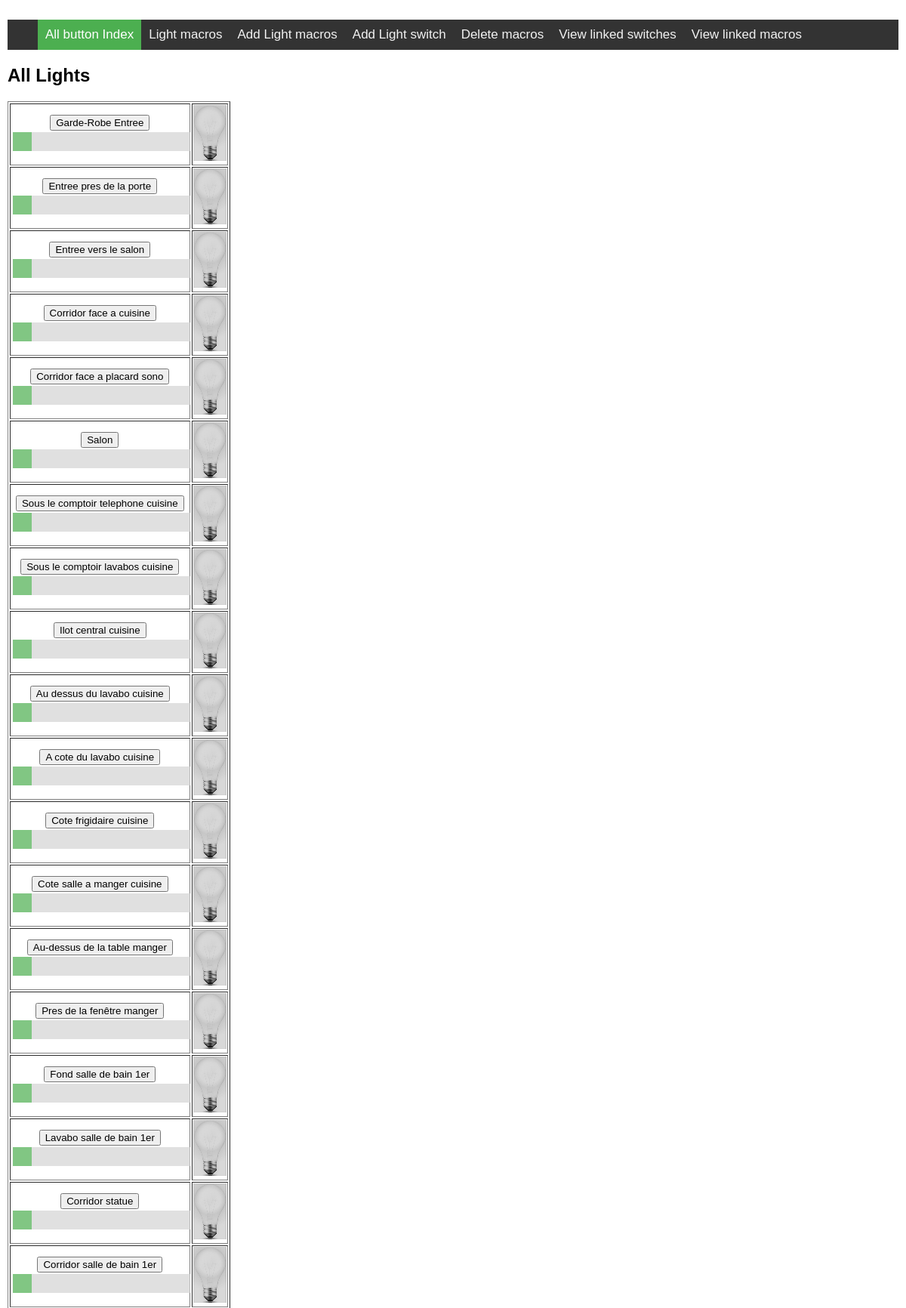
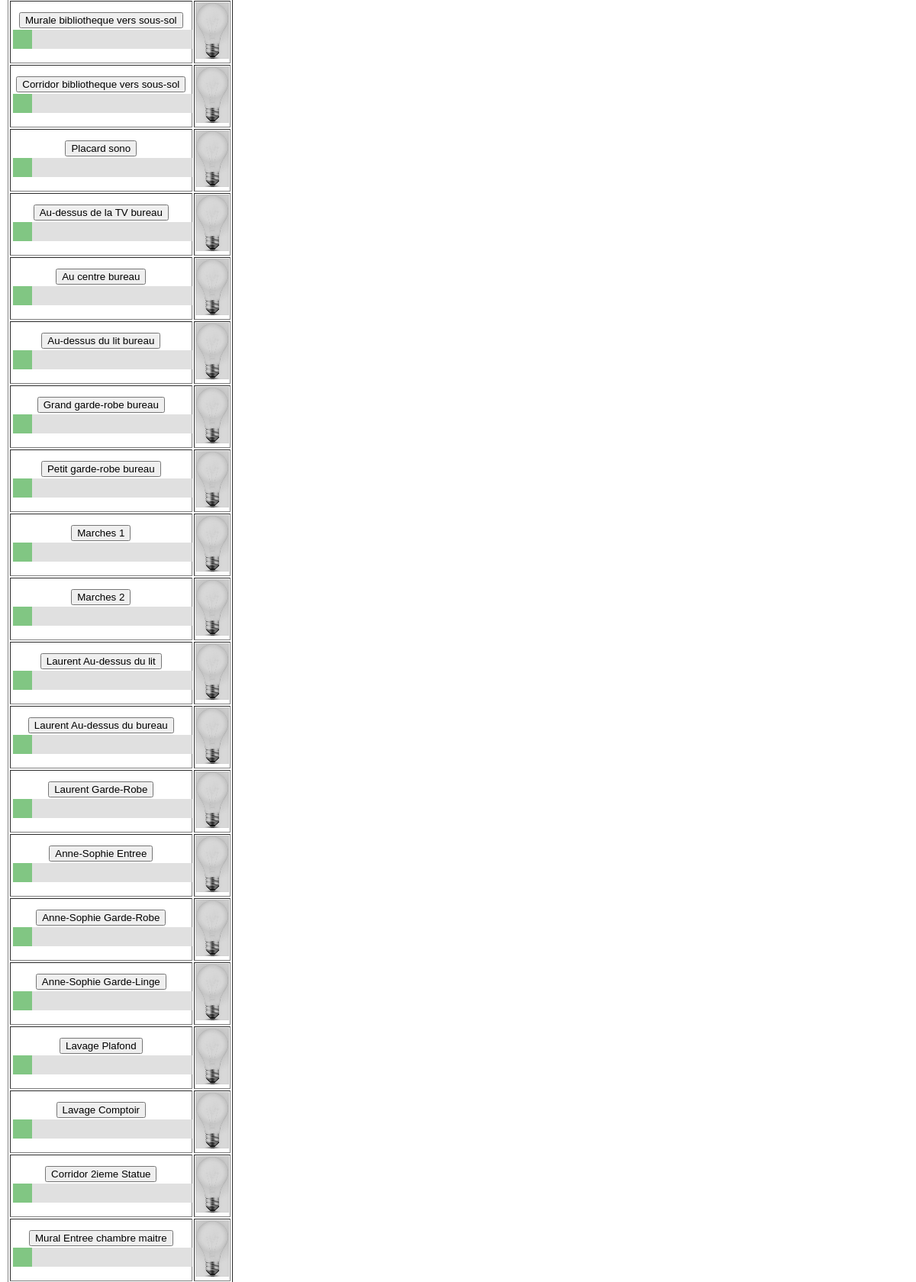
The page / (upper part) on the database its author committed (2 pictures, top to bottom).
### tables this page shows
CREATE TABLE lights (addr TEXT, name TEXT, brightness real, eol text);

### app.py (the view)
@app.route('/', methods=['GET', 'POST'])
def all_lights():
    form = MacroForm()
    if request.method == 'POST':
        light_name = request.form['submit']
        light_brightness = request.form[light_name]
        db_func.change_light_state(light_brightness, light_name)
    rows = db_func.get_all_in_db('lights')
    return render_template('brightness_button.html', rows=rows, form=form)

### app.py
class MacroForm(FlaskForm):
    choices = db_func.get_in_db('name', 'lights')
    macro_new_name = StringField('Name of macro', validators=[DataRequired()])
    switch_new_name = StringField('Name of switch (SWx)', validators=[DataRequired()])

### db_functions.py (called while the page is built)
def get_all_in_db(table_name):
    con = sqlite3.connect('database.db')
    c = con.cursor()
    command = "SELECT * FROM " + table_name
    c.execute(command)
    rows = c.fetchall()
    list = rows[1:]
    c.close()
    con.close()
    return list

### templates/brightness_button.html (shortened to what this page needs)
{% extends 'base.html' %}
{% set active_page = "all_lights" %}
{% block header %}
    <h1>{% block title %}All Lights{% endblock %}</h1>
{% endblock %}
{% block content %}
    <form method="POST" action="{{ url_for('all_lights') }}">
        <table border = 1>
            {% for row in rows %}
                <tr>
                    <th> <input type="submit" name="submit" value="{{row[1]}}"/> <br>
                    <input type="range" min="0" max="100" value="{{ row[2] }}" name="{{row[1]}}" class="slider"/> </th></th>
                    {% if row[2] == 0 %}
                        <td> <img src="{{ url_for('static',filename="light-bulb-off.jpg") }}"/> </td>
                    {% else %}
                        <td> <img src="{{ url_for('static',filename="light-bulb-on.jpg") }}"/> </td>
                    {% endif %}
                </tr>
            {% endfor %}
        </table>
    </form>
{% endblock %}

### templates/base.html (shortened to what this page needs)
<!doctype html>
<head>
    {% block head %}
    <link rel="stylesheet" href="{{ url_for('static', filename='style.css') }}">
    {% endblock %}
</head>
{% set navigation_bar = [
    ('/', 'all_lights', 'All button Index'),
    ('/macros', 'macros', 'Light macros'),
    ('/enternewmacros', 'add_macros', 'Add Light macros'),
    ('/enternewswitch', 'add_switch', 'Add Light switch'),
    ('/deletemacros', 'delete_macros', 'Delete macros'),
    ('/switch_list','switch_list','View linked switches'),
    ('/macros_list','macros_list','View linked macros')
] -%}
{% set active_page = active_page|default('button_page') -%}
<ul class="topnav" id="navigation">
{% for href, id, caption in navigation_bar %}
      <a class = "{% if id == active_page %} active {% endif %}"
         href="{{ href|e }}">{{ caption|e }}</a>
{% endfor %}
</ul>
<section class="content">
    <header>
        {% block header %}{% endblock %}
    </header>
  {% block content %}{% endblock %}
</section>

### static/style.css (style rules this page uses)
.topnav { overflow: hidden; background-color: #333; }
.topnav a { float: left; color: #f2f2f2; text-align: center; padding: 10px 10px; text-decoration: none; font-size: 17px; }
.topnav a.active { background-color: #4CAF50; color: white; }
.slider { -webkit-appearance: none; appearance: none; width: 100%; height: 25px; background: #d3d3d3; outline: none; opacity: 0.7; -webkit-transition: .2s; transition: opacity .2s; }

### rows shown on the page
lights: submit "Garde-Robe Entree", brightness "0"
lights: submit "Entree pres de la porte", brightness "0"
lights: submit "Entree vers le salon", brightness "0"
lights: submit "Corridor face a cuisine", brightness "0"
lights: submit "Corridor face a placard sono", brightness "0"
lights: submit "Salon", brightness "0"
lights: submit "Sous le comptoir telephone cuisine", brightness "0"
lights: submit "Sous le comptoir lavabos cuisine", brightness "0"
lights: submit "Ilot central cuisine", brightness "0"
lights: submit "Au dessus du lavabo cuisine", brightness "0"
lights: submit "A cote du lavabo cuisine", brightness "0"
lights: submit "Cote frigidaire cuisine", brightness "0"
lights: submit "Cote salle a manger cuisine", brightness "0"
lights: submit "Au-dessus de la table manger", brightness "0"
lights: submit "Pres de la fenêtre manger", brightness "0"
lights: submit "Fond salle de bain 1er", brightness "0"
lights: submit "Lavabo salle de bain 1er", brightness "0"
lights: submit "Corridor statue", brightness "0"
lights: submit "Corridor salle de bain 1er", brightness "0"
lights: submit "Murale bibliotheque vers sous-sol", brightness "0"
lights: submit "Corridor bibliotheque vers sous-sol", brightness "0"
lights: submit "Placard sono", brightness "0"
lights: submit "Au-dessus de la TV bureau", brightness "0"
lights: submit "Au centre bureau", brightness "0"
lights: submit "Au-dessus du lit bureau", brightness "0"
lights: submit "Grand garde-robe bureau", brightness "0"
lights: submit "Petit garde-robe bureau", brightness "0"
lights: submit "Marches 1", brightness "0"
lights: submit "Marches 2", brightness "0"
lights: submit "Laurent Au-dessus du lit", brightness "0"
lights: submit "Laurent Au-dessus du bureau", brightness "0"
lights: submit "Laurent Garde-Robe", brightness "0"
lights: submit "Anne-Sophie Entree", brightness "0"
lights: submit "Anne-Sophie Garde-Robe", brightness "0"
lights: submit "Anne-Sophie Garde-Linge", brightness "0"
lights: submit "Lavage Plafond", brightness "0"
lights: submit "Lavage Comptoir", brightness "0"
lights: submit "Corridor 2ieme Statue", brightness "0"
lights: submit "Mural Entree chambre maitre", brightness "0"

### other values the page prints
{{ caption|e }} "All button Index" "Light macros" "Add Light macros" "Add Light switch" "Delete macros" "View linked switches" "View linked macros"
